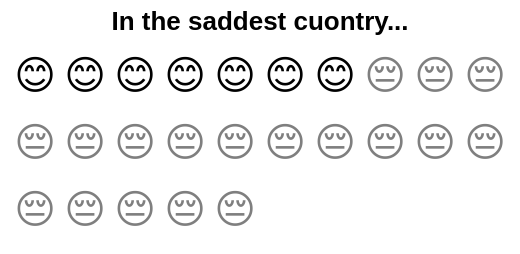

The specification (Vega-Lite) saved for this image:
### Vega-Lite specification from a JSON file in a GitHub repository (floating-point values rounded to 4 significant figures)
{"$schema": "https://vega.github.io/schema/vega-lite/v4.json", "config": {"view": {"stroke": ""}}, "title": "In the saddest cuontry...", "width": 250, "height": 100, "data": {"values": [{"id": 1, "face": "smile"}, {"id": 2, "face": "smile"}, {"id": 3, "face": "smile"}, {"id": 4, "face": "smile"}, {"id": 5, "face": "smile"}, {"id": 6, "face": "smile"}, {"id": 7, "face": "smile"}, {"id": 8, "face": "frown"}, {"id": 9, "face": "frown"}, {"id": 10, "face": "frown"}, {"id": 11, "face": "frown"}, {"id": 12, "face": "frown"}, {"id": 13, "face": "frown"}, {"id": 14, "face": "frown"}, {"id": 15, "face": "frown"}, {"id": 16, "face": "frown"}, {"id": 17, "face": "frown"}, {"id": 18, "face": "frown"}, {"id": 19, "face": "frown"}, {"id": 20, "face": "frown"}, {"id": 21, "face": "frown"}, {"id": 22, "face": "frown"}, {"id": 23, "face": "frown"}, {"id": 24, "face": "frown"}, {"id": 25, "face": "frown"}]}, "transform": [{"calculate": "{'smile': '😊', 'frown': '😔'}[datum.face]", "as": "emoji"}, {"calculate": "ceil (datum.id/10)", "as": "col"}, {"calculate": "datum.id - datum.col*10", "as": "row"}], "mark": {"type": "text", "baseline": "middle"}, "encoding": {"x": {"field": "row", "type": "ordinal", "axis": null}, "y": {"field": "col", "type": "ordinal", "axis": null}, "text": {"field": "emoji", "type": "nominal"}, "size": {"value": 20}, "strokeWidth": {"value": 3}, "fillOpacity": {"condition": {"test": "datum.face=='smile'", "value": 1}, "value": 0.5}, "tooltip": {"condition": [{"test": "datum.face=='smile'", "value": "😃"}], "value": "😢"}}}
